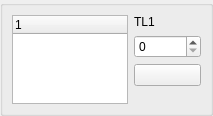
<?xml version="1.0" encoding="UTF-8"?>
<ui version="4.0">
 <class>DlgRef_1List1Spin1Btn_QTD</class>
 <widget class="QWidget" name="DlgRef_1List1Spin1Btn_QTD">
  <property name="geometry">
   <rect>
    <x>0</x>
    <y>0</y>
    <width>213</width>
    <height>116</height>
   </rect>
  </property>
  <property name="windowTitle">
   <string/>
  </property>
  <layout class="QGridLayout">
   <property name="margin">
    <number>0</number>
   </property>
   <property name="spacing">
    <number>0</number>
   </property>
   <item row="0" column="0">
    <widget class="QGroupBox" name="GroupBox1">
     <property name="title">
      <string/>
     </property>
     <layout class="QGridLayout">
      <property name="margin">
       <number>9</number>
      </property>
      <property name="spacing">
       <number>6</number>
      </property>
      <item row="0" column="0" rowspan="4">
       <widget class="QTreeWidget" name="ListView1">
        <column>
         <property name="text">
          <string notr="true">1</string>
         </property>
        </column>
       </widget>
      </item>
      <item row="3" column="1">
       <spacer>
        <property name="orientation">
         <enum>Qt::Vertical</enum>
        </property>
        <property name="sizeType">
         <enum>QSizePolicy::Expanding</enum>
        </property>
        <property name="sizeHint" stdset="0">
         <size>
          <width>16</width>
          <height>120</height>
         </size>
        </property>
       </spacer>
      </item>
      <item row="2" column="1">
       <widget class="QPushButton" name="PushButton1">
        <property name="text">
         <string/>
        </property>
       </widget>
      </item>
      <item row="1" column="1">
       <widget class="QSpinBox" name="SpinBox1">
        <property name="maximum">
         <number>1000000</number>
        </property>
       </widget>
      </item>
      <item row="0" column="1">
       <widget class="QLabel" name="TextLabel1">
        <property name="text">
         <string>TL1</string>
        </property>
        <property name="wordWrap">
         <bool>false</bool>
        </property>
       </widget>
      </item>
     </layout>
    </widget>
   </item>
  </layout>
 </widget>
 <layoutdefault spacing="6" margin="11"/>
 <pixmapfunction>qPixmapFromMimeSource</pixmapfunction>
 <tabstops>
  <tabstop>ListView1</tabstop>
  <tabstop>SpinBox1</tabstop>
  <tabstop>PushButton1</tabstop>
 </tabstops>
 <resources/>
 <connections/>
</ui>
